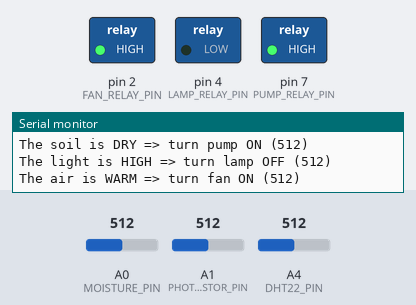
Bench run of a sketch on a simulated Arduino Uno, built with avr-gcc and run on an emulated ATmega328P. Shown: switched loads named in the sketch (green lamp = pin HIGH), the last lines printed to the serial monitor. The test bench sets the inputs (shaded band); at power-on: A0 (MOISTURE_PIN) = 512, A1 (PHOTORESISTOR_PIN) = 512, A4 (DHT22_PIN) = 512.

Above: at 2.8 s.
2.9 s: A0 (MOISTURE_PIN) set to 444
5.7 s: A0 (MOISTURE_PIN) set to 423
At 6.5 s:
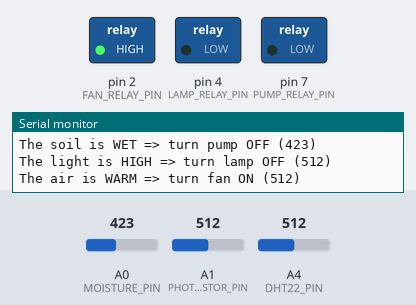
8.5 s: A1 (PHOTORESISTOR_PIN) set to 355
11.4 s: A1 (PHOTORESISTOR_PIN) set to 321
At 12.9 s:
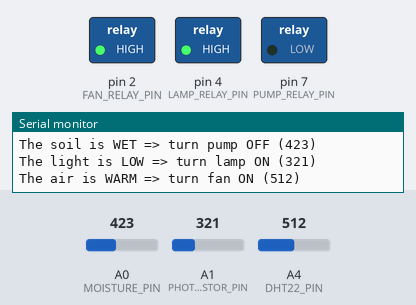
14.2 s: A4 (DHT22_PIN) set to 195
17.0 s: A4 (DHT22_PIN) set to 167
At 19.4 s:
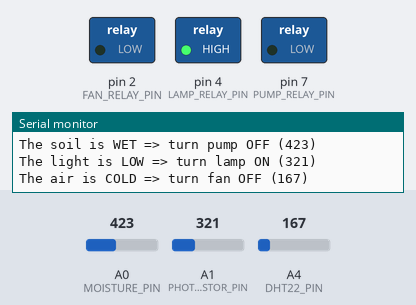
Timing chart, 0 to 20.9 s (numbered marks = the images above; inputs shaded):
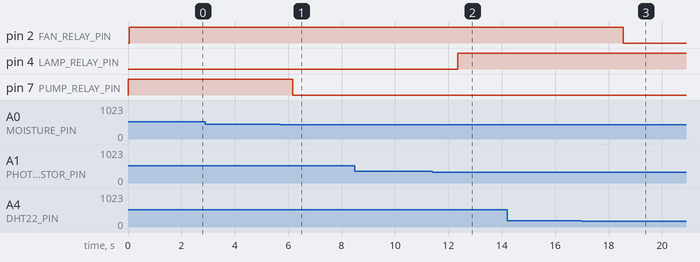

Measured:
- the behaviour switches between 438 and 437 on A0 (MOISTURE_PIN) (found by bisection; images 0 and 1)
- the behaviour switches between 339 and 338 on A1 (PHOTORESISTOR_PIN) (found by bisection; images 1 and 2)
- the behaviour switches between 180 and 179 on A4 (DHT22_PIN) (found by bisection; images 2 and 3)
- after the input at 5.7 s, pin 7 (PUMP_RELAY_PIN): HIGH → LOW after 0.47 s
- after the input at 11.4 s, pin 4 (LAMP_RELAY_PIN): LOW → HIGH after 0.95 s
- after the input at 17.0 s, pin 2 (FAN_RELAY_PIN): HIGH → LOW after 1.6 s

The sketch:

initialCode.ino
```cpp
#define PUMP_RELAY_PIN    7 // Arduino pin that connects to pump relay
#define MOISTURE_PIN A0 // Arduino pin that connects to AOUT pin of moisture sensor
#define PHOTORESISTOR_PIN A1 // Arduino pin that connects to AOUT pin of Photoresistor
#define LAMP_RELAY_PIN    4 // Arduino pin that connects to lamp relay
#define DHT22_PIN A4 // Arduino pin that connects to AOUT pin of temperature sensor
#define FAN_RELAY_PIN    2 // Arduino pin that connects to fan relay

#define MOISTURE_THRESHOLD 437 // CHANGE YOUR THRESHOLD HERE
#define LIGHT_THRESHOLD 339 // CHANGE YOUR THRESHOLD HERE
#define TEMPERATURE_THRESHOLD 179 //CHANGE YOUR THESHOLD HERE

void setup() {
  Serial.begin(9600);
  pinMode(PUMP_RELAY_PIN, OUTPUT); // set arduino pin to output mode
  pinMode(LAMP_RELAY_PIN, OUTPUT); // set arduino pin to output mode
  pinMode(FAN_RELAY_PIN, OUTPUT); // set arduino pin to output mode
}

void loop() {
  int soilMoisture_analogValue = analogRead(MOISTURE_PIN); // read the analog value from soil moisture sensor
  int photoresistor_analogValue = analogRead(PHOTORESISTOR_PIN); // read the analog value from photoresistor
  int temperature_analogValue = analogRead(DHT22_PIN); // read the analog value from temperature sensor

  if (soilMoisture_analogValue > MOISTURE_THRESHOLD) {
    Serial.print("The soil is DRY => turn pump ON");
    digitalWrite(PUMP_RELAY_PIN, HIGH);
  } else {
    Serial.print("The soil is WET => turn pump OFF");
    digitalWrite(PUMP_RELAY_PIN, LOW);
  }

  Serial.print(" (");
  Serial.print(soilMoisture_analogValue);
  Serial.println(")");

  if (photoresistor_analogValue < LIGHT_THRESHOLD) {
    Serial.print("The light is LOW => turn lamp ON");
    digitalWrite(LAMP_RELAY_PIN, HIGH);
  } else {
    Serial.print("The light is HIGH => turn lamp OFF");
    digitalWrite(LAMP_RELAY_PIN, LOW);
  }

  Serial.print(" (");
  Serial.print(photoresistor_analogValue);
  Serial.println(")");

   if (temperature_analogValue > TEMPERATURE_THRESHOLD) {
    Serial.print("The air is WARM => turn fan ON");
    digitalWrite(FAN_RELAY_PIN, HIGH);
  } else {
    Serial.print("The air is COLD => turn fan OFF");
    digitalWrite(FAN_RELAY_PIN, LOW);
  }

  Serial.print(" (");
  Serial.print(temperature_analogValue);
  Serial.println(")");


  delay(2000);
}
```
